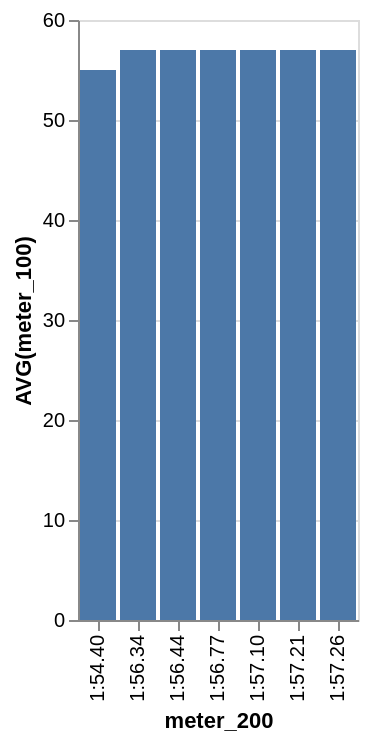

Vega-Lite specification stored for this chart:
### Vega-Lite specification from a JSON file in a GitHub repository (floating-point values rounded to 4 significant figures)
{"data": {"values": [{"x_data": "1:54.40", "y_data": 55}, {"x_data": "1:56.34", "y_data": 57}, {"x_data": "1:56.44", "y_data": 57}, {"x_data": "1:56.77", "y_data": 57}, {"x_data": "1:57.10", "y_data": 57}, {"x_data": "1:57.21", "y_data": 57}, {"x_data": "1:57.26", "y_data": 57}]}, "mark": "bar", "encoding": {"x": {"field": "x_data", "type": "nominal", "title": "meter_200", "sort": {"op": "sum", "field": "y_data", "order": "ascending"}}, "y": {"field": "y_data", "type": "quantitative", "title": "AVG(meter_100)"}}}
